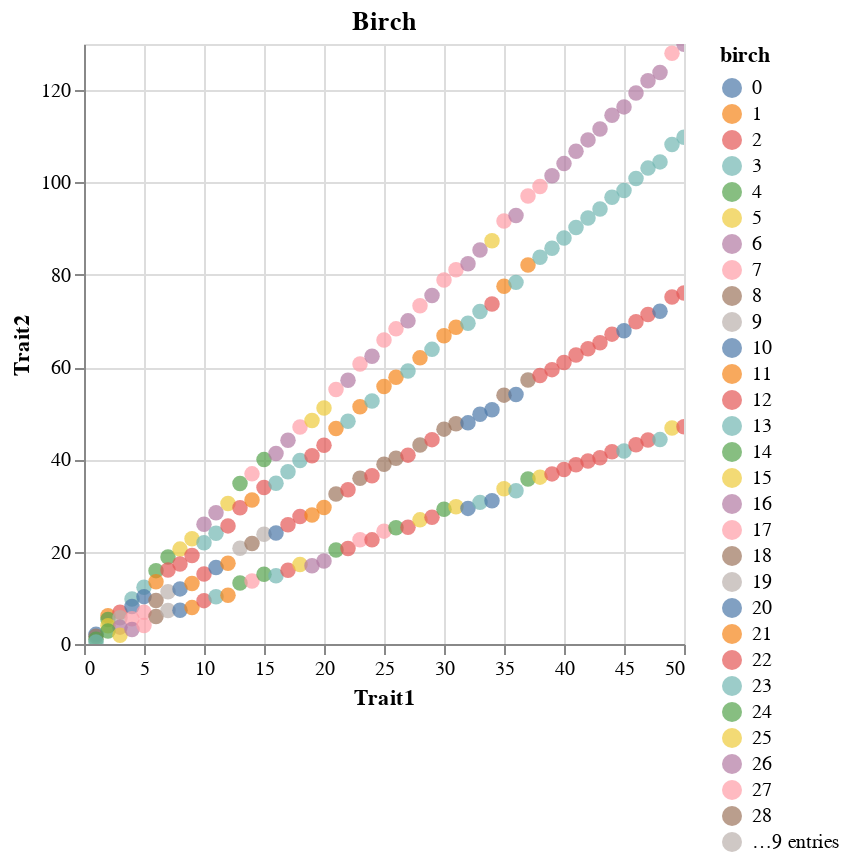

This figure's notebook cell:
### Code cell
birch

### Figure 1 — Vega-Lite specification as saved in the notebook (floating-point values rounded to 4 significant figures; data arrays with more than 128 entries replaced by an {"elided": "..."} marker saying what was removed)
{"config": {"view": {"continuousWidth": 300, "continuousHeight": 300}}, "data": {"name": "data-6a416de9865a6ee7db15d57996a5b819"}, "mark": {"type": "circle", "size": 60}, "encoding": {"color": {"field": "birch", "type": "nominal"}, "tooltip": [{"field": "birch", "type": "quantitative"}, {"field": "Mean-Shift", "type": "quantitative"}], "x": {"field": "Trait1", "type": "quantitative"}, "y": {"field": "Trait2", "type": "quantitative"}}, "params": [{"name": "param_68", "select": {"type": "interval", "encodings": ["x", "y"]}, "bind": "scales"}], "title": "Birch", "$schema": "https://vega.github.io/schema/vega-lite/v5.16.3.json", "datasets": {"data-6a416de9865a6ee7db15d57996a5b819": {"elided": "200 records"}}}
